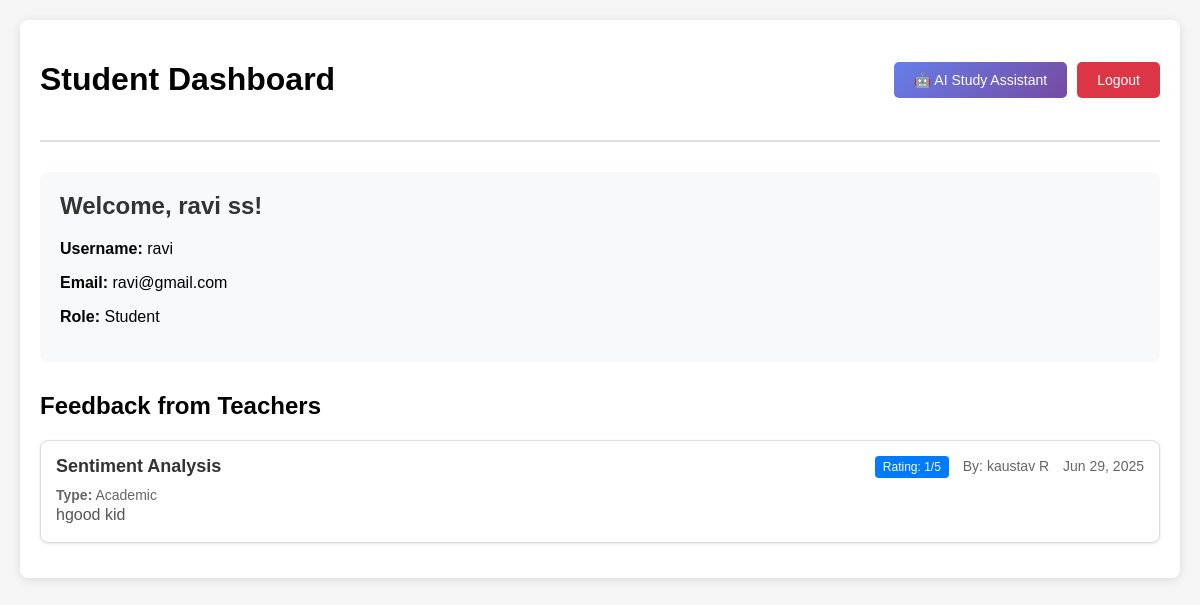
Screenshot of /api/student/5/ with the database file from the repository.
### accounts/models.py (models this page shows, shortened)
class User(models.Model):
    ROLE_CHOICES = [
        ('admin', 'Admin'),
        ('manager', 'Manager'),
        ('teacher', 'Teacher'),
        ('student', 'Student'),
    ]
    username = models.CharField(max_length=100, unique=True)
    password = models.CharField(max_length=100)
    name = models.CharField(max_length=100)
    email = models.EmailField(blank=True)
    role = models.CharField(max_length=10, choices=ROLE_CHOICES)
    area = models.CharField(max_length=100, blank=True, null=True, help_text="Assigned area for teachers")
    location = models.CharField(max_length=100, blank=True, null=True, help_text="Location of the user")
    created_at = models.DateTimeField(auto_now_add=True)
    can_add_students = models.BooleanField(default=True, help_text="Whether teacher can add new students")

class StudentFeedback(models.Model):
    FEEDBACK_TYPES = [
        ('academic', 'Academic Performance'),
        ('behavior', 'Behavior'),
        ('attendance', 'Attendance'),
        ('participation', 'Class Participation'),
        ('homework', 'Homework'),
        ('general', 'General'),
    ]
    RATING_CHOICES = [
        (1, 'Poor'),
        (2, 'Fair'),
        (3, 'Good'),
        (4, 'Very Good'),
        (5, 'Excellent'),
    ]
    student = models.ForeignKey(User, on_delete=models.CASCADE, related_name='received_feedback')
    teacher = models.ForeignKey(User, on_delete=models.CASCADE, related_name='given_feedback')
    feedback_type = models.CharField(max_length=20, choices=FEEDBACK_TYPES)
    rating = models.IntegerField(choices=RATING_CHOICES)
    title = models.CharField(max_length=200, help_text="Brief title for the feedback")
    description = models.TextField(help_text="Detailed feedback description")
    created_at = models.DateTimeField(auto_now_add=True)
    updated_at = models.DateTimeField(auto_now=True)
    class Meta:
        ordering = ['-created_at']

### accounts/views.py (the view)
# urls.py: path('student/<int:student_id>/', views.student_page, name='student_page'),
def student_page(request, student_id):
    ensure_admin_manager()
    try:
        student = User.objects.get(id=student_id, role='student')
        feedback_list = StudentFeedback.objects.filter(student=student).order_by('-created_at')
        return render(request, 'accounts/student.html', {
            'student': student,
            'feedback_list': feedback_list
        })
    except User.DoesNotExist:
        return render(request, 'accounts/login.html', {'error': 'Student not found'})

### accounts/views.py (called while the page is built)
def ensure_admin_manager():
    for creds in [ADMIN_CREDENTIALS, MANAGER_CREDENTIALS]:
        User.objects.get_or_create(
            username=creds['username'],
            defaults={
                'password': creds['password'],
                'role': creds['role'],
                'name': creds['name'],
                'email': creds['email']
            }
        )

### accounts/templates/accounts/student.html (shortened to what this page needs)
<!DOCTYPE html>
<html lang="en">
<head>
</head>
<body>
    <div class="container">
        <div class="header">
            <h1>Student Dashboard</h1>
            <div class="header-buttons">
                <a href="{% url 'chatbot_page' student.id %}" class="chatbot-btn">
                    🤖 AI Study Assistant
                </a>
                <a href="{% url 'logout' %}" class="logout-btn">Logout</a>
            </div>
        </div>
        <div class="student-info">
            <h2>Welcome, {{ student.name }}!</h2>
            <p><strong>Username:</strong> {{ student.username }}</p>
            <p><strong>Email:</strong> {{ student.email|default:"Not provided" }}</p>
            <p><strong>Role:</strong> {{ student.role|title }}</p>
        </div>
        <div class="feedback-section">
            <h2>Feedback from Teachers</h2>
            {% if feedback_list %}
                {% for feedback in feedback_list %}
                <div class="feedback-item">
                    <div class="feedback-header">
                        <div class="feedback-title">{{ feedback.title }}</div>
                        <div class="feedback-meta">
                            <span class="feedback-rating">Rating: {{ feedback.rating }}/5</span>
                            <span style="margin-left: 10px;">By: {{ feedback.teacher.name }}</span>
                            <span style="margin-left: 10px;">{{ feedback.created_at|date:"M d, Y" }}</span>
                        </div>
                    </div>
                    <div class="feedback-meta">
                        <strong>Type:</strong> {{ feedback.feedback_type|title }}
                    </div>
                    <div class="feedback-description">
                        {{ feedback.description }}
                    </div>
                </div>
                {% endfor %}
            {% else %}
                <div class="no-feedback">
                    <p>No feedback has been submitted by teachers yet.</p>
                </div>
            {% endif %}
        </div>
    </div>
</body>
</html>

### accounts/templates/accounts/student.html (style rules this page uses)
body { font-family: Arial, sans-serif; margin: 0; padding: 20px; background-color: #f5f5f5; }
.container { max-width: 1200px; margin: 0 auto; background: white; padding: 20px; border-radius: 8px; box-shadow: 0 2px 10px rgba(0,0,0,0.1); }
.header { display: flex; justify-content: space-between; align-items: center; margin-bottom: 30px; padding-bottom: 20px; border-bottom: 2px solid #e0e0e0; }
.header-buttons { display: flex; gap: 10px; }
.student-info { background: #f8f9fa; padding: 20px; border-radius: 8px; margin-bottom: 30px; }
.student-info h2 { color: #333; margin-top: 0; }
.feedback-section { margin-top: 30px; }
.feedback-item { background: #fff; border: 1px solid #ddd; border-radius: 8px; padding: 15px; margin-bottom: 15px; box-shadow: 0 1px 3px rgba(0,0,0,0.1); }
.feedback-header { display: flex; justify-content: space-between; align-items: center; margin-bottom: 10px; }
.feedback-title { font-weight: bold; color: #333; font-size: 18px; }
.feedback-meta { color: #666; font-size: 14px; }
.feedback-rating { background: #007bff; color: white; padding: 4px 8px; border-radius: 4px; font-size: 12px; }
.feedback-description { color: #555; line-height: 1.5; }
.logout-btn { background: #dc3545; color: white; padding: 10px 20px; border: none; border-radius: 5px; text-decoration: none; font-size: 14px; }
.chatbot-btn { background: linear-gradient(135deg, #667eea 0%, #764ba2 100%); color: white; padding: 10px 20px; border: none; border-radius: 5px; text-decoration: none; font-size: 14px; display: flex; align-items: center; gap: 5px; }

### rows the page displays
User: name "ravi ss", username "ravi", email "ravi@gmail.com", role "Student"
StudentFeedback: title "Sentiment Analysis", rating "1", teacher.name "kaustav R", created_at "Jun 29, 2025", feedback_type "Academic", description "hgood kid"
